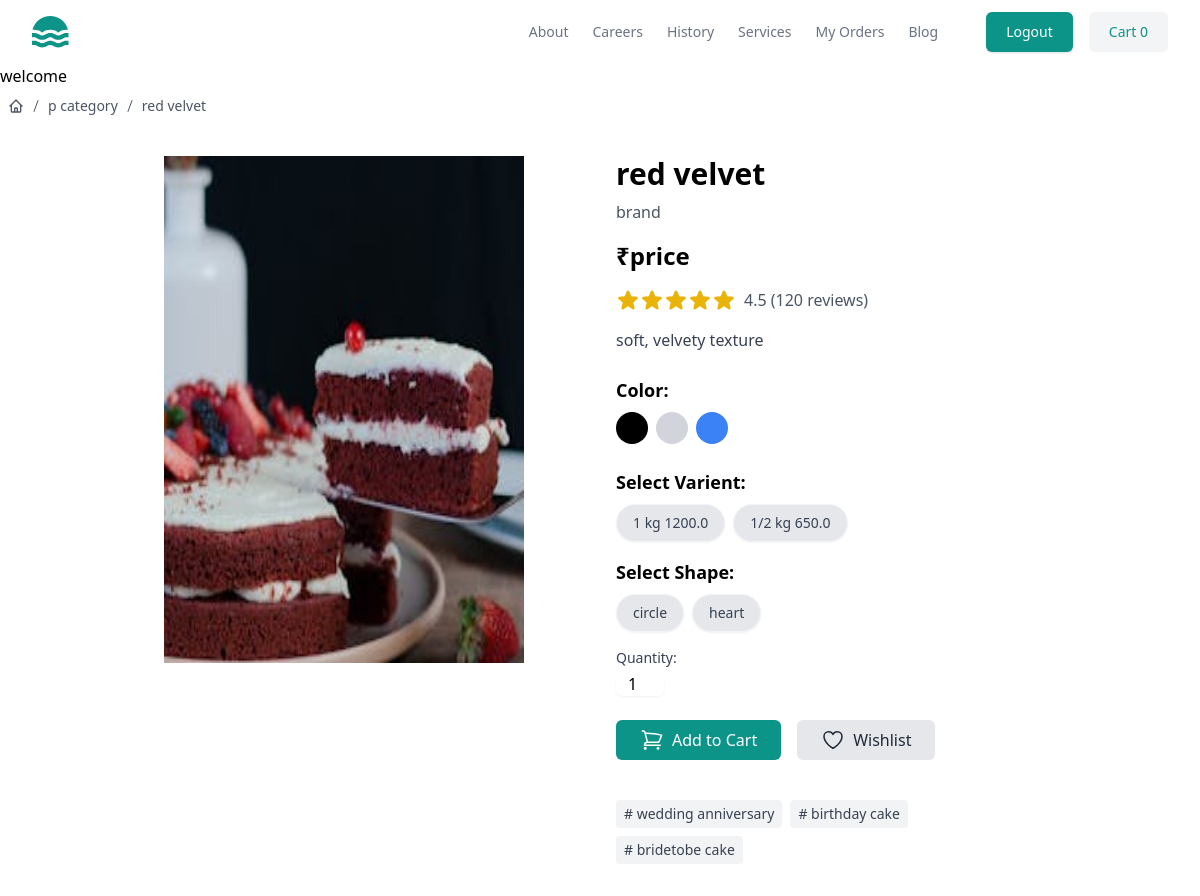
The app's page /products/12/ (signed in) with its own data.
### store/models.py (models this page shows, shortened)
class BaseModel(models.Model):
    created_date=models.DateTimeField(auto_now_add=True)
    updated_date=models.DateTimeField(auto_now=True)
    is_active=models.BooleanField(default=True)

class Cake(BaseModel):
    title=models.CharField(max_length=100)
    description=models.TextField()
    picture=models.ImageField(upload_to="cakeimages",null=True,blank=True)
    tag_objects=models.ManyToManyField(Tag)
    shape_objects=models.ManyToManyField(Shape)

class CakeVarient(BaseModel):
    cake_object=models.ForeignKey(Cake,on_delete=models.CASCADE,related_name="varients")
    size_object=models.ForeignKey(Size,on_delete=models.CASCADE)
    price=models.FloatField()

class Size(BaseModel):
    name=models.CharField(max_length=70,unique=True)
    def __str__(self):
        return self.name

class Shape(BaseModel):
    name=models.CharField(max_length=80,unique=True)
    def __str__(self):
        return self.name

class Tag(BaseModel):
    name=models.CharField(max_length=100,unique=True)
    def __str__(self):
        return self.name

### store/views.py (the view)
# urls.py: path('products/<int:pk>/',views.ProductDetailView.as_view(),name='product-detail'),
@method_decorator(signin_required,name='dispatch')
class ProductDetailView(View):
    template_name='product_detail.html'
    def get(self,request,*args,**kwargs):
        id=kwargs.get('pk')
        qs=Cake.objects.get(id=id)
        return render(request,self.template_name,{'cakes':qs})

### store/context_processors.py (called while the page is built)
def greetings_context(request):
    return {'greetings':'welcome'}

def cart_context(request):
    cart_item_count=0
    if request.user.is_authenticated:
        cart_item_count=Cart.objects.filter(owner=request.user,is_order_placed=False).count()
    return {'cart_item_count':cart_item_count}

### store/templates/product_detail.html (shortened to what this page needs)
{% extends 'base.html' %}
{% block main_block %}
 <h1>{{greetings}}</h1>
<div class="p-2">
    <nav aria-label="Breadcrumb">
        <ol class="flex items-center gap-1 text-sm text-gray-600">
          <li>
            <a href="" class="block transition hover:text-gray-700">
            </a>
          </li>
          <li class="rtl:rotate-180">
            <svg
              xmlns="http://www.w3.org/2000/svg"
              fill="none"
              viewBox="0 0 24 24"
              stroke-width="1.5"
              stroke="currentColor"
              class="size-4"
            >
              <path stroke-linecap="round" stroke-linejoin="round" d="m9 20.247 6-16.5" />
            </svg>
          </li>
          <li>
            <a href="#" class="block transition hover:text-gray-700">p category </a>
          </li>
          <li class="rtl:rotate-180">
            <svg
              xmlns="http://www.w3.org/2000/svg"
              fill="none"
              viewBox="0 0 24 24"
              stroke-width="1.5"
              stroke="currentColor"
              class="size-4"
            >
              <path stroke-linecap="round" stroke-linejoin="round" d="m9 20.247 6-16.5" />
            </svg>
          </li>
          <li>
            <a href="#" class="block transition hover:text-gray-700"> {{cakes.title}} </a>
          </li>
        </ol>
    </nav>
</div>
<div class="bg-white">
    <div class="container mx-auto px-4 py-8">
      <div class="flex flex-wrap -mx-4">
        <div class="w-full md:w-1/2 px-4 mb-8">
          {% if cakes.picture %}
          <img src="{{cakes.picture.url}}" id="mainImage" class="w-3/4 h-3/4 mx-auto">
          {% endif %}
        </div>
        <div class="w-full md:w-1/2 px-4">
          <h2 class="text-3xl font-bold mb-2">{{cakes.title}}</h2>
          <p class="text-gray-600 mb-4">brand</p>
          <div class="mb-4">
            <span class="text-2xl font-bold mr-2">₹price</span>
          </div>
          <div class="flex items-center mb-4">
            <span class="ml-2 text-gray-600">4.5 (120 reviews)</span>
          </div>
          <p class="text-gray-700 mb-6">{{cakes.description}}</p>
          <div class="mb-6">
            <h3 class="text-lg font-semibold mb-2">Color:</h3>
            <div class="flex space-x-2">
              <button class="w-8 h-8 bg-black rounded-full focus:outline-none focus:ring-2 focus:ring-offset-2 focus:ring-black"></button>
              <button class="w-8 h-8 bg-gray-300 rounded-full focus:outline-none focus:ring-2 focus:ring-offset-2 focus:ring-gray-300"></button>
              <button class="w-8 h-8 bg-blue-500 rounded-full focus:outline-none focus:ring-2 focus:ring-offset-2 focus:ring-blue-500"></button>
            </div>
          </div>
          <form action="{%url 'add-to-cart'%}" method="post">
            <div class="mb-4">
                <h3 class="text-lg font-semibold mb-2">Select Varient:</h3>
                <div class="flex items-center mt-2">
                    {% for varient in cakes.varients.all %}
                    <label class="bg-gray-200 light:bg-gray-600 text-gray-700 light:text-white py-2 px-4 rounded-full font-bold mr-2 hover:bg-gray-300 light:hover:bg-gray-600 cursor-pointer border border-gray-100 bg-grey-200 p-4 text-sm font-medium shadow-sm hover:border-gray-200 has-[:checked]:border-blue-500 has-[:checked]:ring-1 has-[:checked]:ring-blue-500"><input class="sr-only" type="radio" value="{{varient.id}}" name="varient">{{varient.size_object}} {{varient.price}}</label>
                    {% endfor %}
                </div>
              </div>
            <div class="mb-4">
              <h3 class="text-lg font-semibold mb-2">Select Shape:</h3>
              <div class="flex items-center mt-2">
                  {% for shape in cakes.shape_objects.all %}
                  <label class="bg-gray-200 light:bg-gray-600 text-gray-700 light:text-white py-2 px-4 rounded-full font-bold mr-2 hover:bg-gray-300 light:hover:bg-gray-600 cursor-pointer border border-gray-100 bg-grey-200 p-4 text-sm font-medium shadow-sm hover:border-gray-200 has-[:checked]:border-blue-500 has-[:checked]:ring-1 has-[:checked]:ring-blue-500"><input class="sr-only" type="radio" value="{{shape.id}}" name="shape">{{shape}}</label>
                  {% endfor %}
              </div>
            </div>
            <div class="mb-6">
              <label for="quantity" class="block text-sm font-medium text-gray-700 mb-1">Quantity:</label>
              <input type="number" id="quantity" name="quantity" min="1" value="1"
                            class="w-12 text-center rounded-md border-gray-300  shadow-sm focus:border-indigo-300 focus:ring focus:ring-indigo-200 focus:ring-opacity-50">
            </div>
            <div class="flex space-x-4 mb-6">
              <button
                  type="submit"
                  class="bg-teal-600 flex gap-2 items-center text-white px-6 py-2 rounded-md hover:bg-teal-700 focus:outline-none focus:ring-2 focus:ring-teal-500 focus:ring-offset-2">
                  Add to Cart
              </button>
              <button
                  class="bg-gray-200 flex gap-2 items-center  text-gray-800 px-6 py-2 rounded-md hover:bg-gray-300 focus:outline-none focus:ring-2 focus:ring-gray-500 focus:ring-offset-2">
                  Wishlist
              </button>
            </div>
          </form>
          <div class="flex flex-wrap gap-2 pe-4 max-w-sm mt-10 text-sm">
            {% for tag in cakes.tag_objects.all %}
            <span class="px-2 py-1 rounded bg-gray-200/50 text-gray-700 hover:bg-gray-200 cursor-default"># {{tag}}</span>
            {% endfor %}
          </div>
        </div>
      </div>
    </div>
</div>
{% endblock %}

### records on screen
Cake: title "red velvet", picture (picture), description "soft, velvety texture"
CakeVarient: size_object "1 kg", price "1200.0"
CakeVarient: size_object "1/2 kg", price "650.0"
Shape: name "circle"
Shape: name "heart"
Tag: name "wedding anniversary"
Tag: name "birthday cake"
Tag: name "bridetobe cake"

### other values on screen
{{ cart_item_count }} "0"
{{ greetings }} "welcome"
